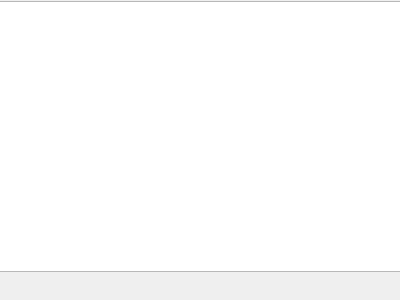
<?xml version="1.0" encoding="UTF-8"?>
<ui version="4.0">
 <class>Widget</class>
 <widget class="QWidget" name="Widget">
  <property name="geometry">
   <rect>
    <x>0</x>
    <y>0</y>
    <width>400</width>
    <height>300</height>
   </rect>
  </property>
  <property name="windowTitle">
   <string>Widget</string>
  </property>
  <widget class="QTableWidget" name="tableWidget">
   <property name="geometry">
    <rect>
     <x>-5</x>
     <y>1</y>
     <width>411</width>
     <height>271</height>
    </rect>
   </property>
  </widget>
 </widget>
 <layoutdefault spacing="6" margin="11"/>
 <resources/>
 <connections/>
</ui>
